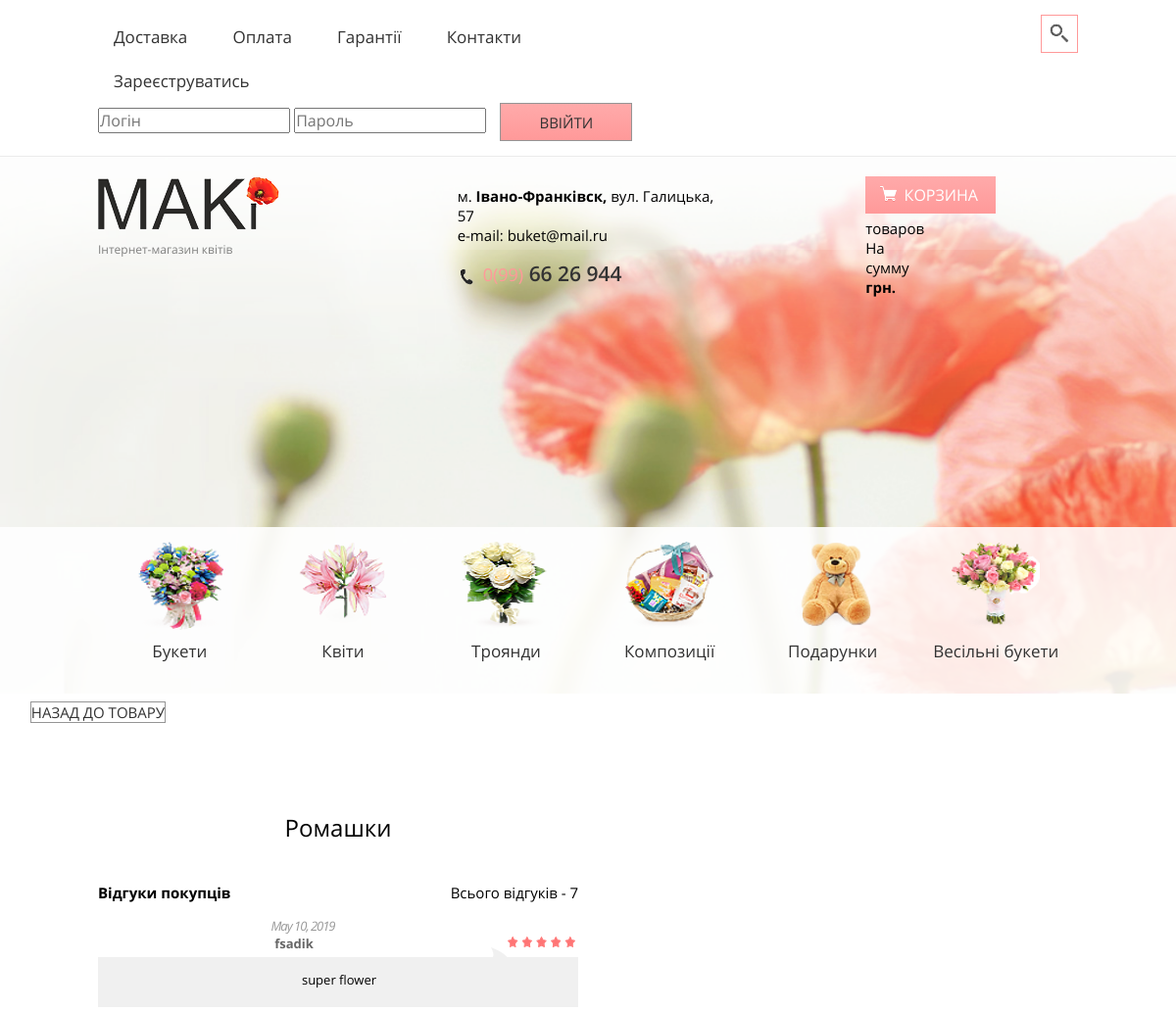
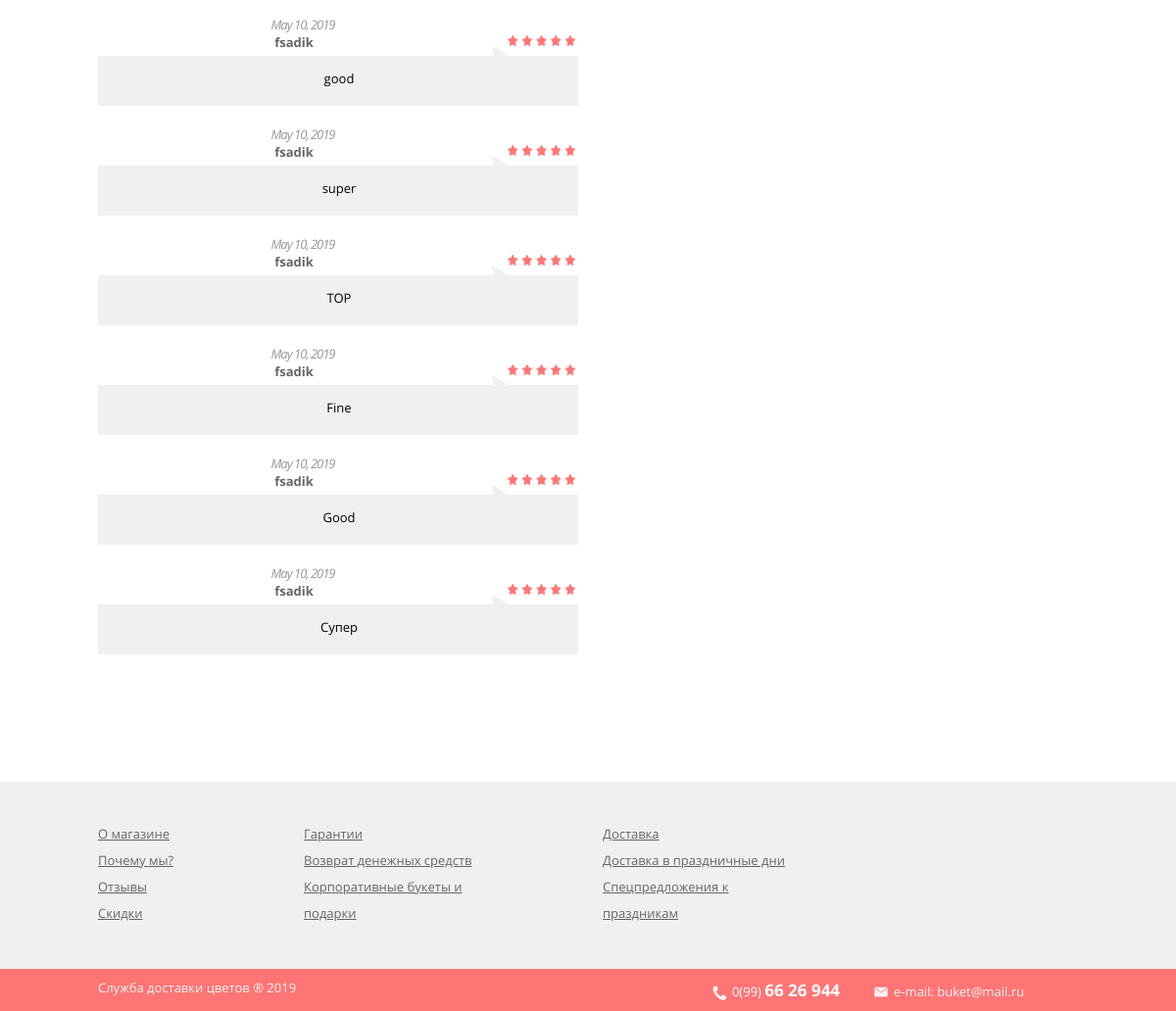
The app's page /allreviews/3 with its own data (2 pictures, top to bottom).
### My_Projects/shop/models.py (models this page shows, shortened)
class Good(models.Model):
    name = models.CharField(max_length=120, null=False, blank=False, help_text='назва товару')
    price = models.FloatField(blank=False, null=False, default=0, help_text='ціна товару')
    quantity = models.IntegerField(default=0, help_text="кількість доступних одиниць")
    description = models.CharField(max_length=500, help_text='описання товару')
    category = models.CharField(max_length=1, choices=(('b', 'bouket'), ('g', 'gift'), ('c', 'composition')),
                                default='b')
    good_item = models.CharField(max_length=11,
                                 choices=(('item_hit', 'item_hit'),
                                          ('item_action', 'item_action'),
                                          ('item_new', 'item_new'),
                                          ('', '')),
                                 default='', blank=True)
    img_content = models.ImageField(upload_to='static/content/', help_text='картинка для переліку', default='')
    img1 = models.ImageField(upload_to='static/img/', help_text='перша картинка для відображення')
    img2 = models.ImageField(upload_to='static/img/',
                             help_text='ще одна картинка для відображення', blank=True, null=True)
    img3 = models.ImageField(upload_to='static/img/',
                             help_text='картинка для відображення', blank=True, null=True)

class Reviews(models.Model):
    good = models.ForeignKey(Good, on_delete=models.CASCADE)
    user = models.ForeignKey(User, on_delete=models.CASCADE)
    text = models.CharField(max_length=250)
    rating = models.IntegerField(choices=((1, 1), (2, 2), (3, 3), (4, 4), (5, 5)), default=5)
    date = models.DateField(auto_now=True)
    class Meta:
        ordering = ['-date']

### My_Projects/shop/views.py (the view)
# urls.py: path('allreviews/<int:pk>', views.all_reviews, name="allreviews"),
def all_reviews(request, pk):
    context = {'good': Good.objects.get(id=pk),
               'top_reviews': Reviews.objects.filter(good_id=pk),
               'top_goods': Good.objects.all()}
    try:
        context['reviews'] = Reviews.objects.get(good_id=pk)
    except:
        pass
    return render(request, "shop/all_reviews.html", context)

### My_Projects/templates/shop/all_reviews.html (shortened to what this page needs)
{%extends 'shop/base.html' %}
{% load static %}
{% block content %}
    <div class="">
                                    <a style="margin-right: 1000px" class="btn_form" href="/{{ good.id }}">Назад до товару</a>
    </div>
    <div class="about">
        <div class="wrapper clearfix">
            <div class="col_pull">
                <div class="col_x2">
                    <div class="about__gallery">
                     <h2>{{ good.name }}</h2>
                    </div>
                    <div class="comments_md">
                        <div class="comments__top clearfix">
                            <span class="comments__title">Відгуки покупців</span>
                            <span class="comments__quantity">Всього відгуків - {{ top_reviews.all.count}}</span>
                        </div>
                        {% for review in top_reviews %}
                            <div class="comments__item">
                                <div class="comment__header clearfix">
                                    <div class="stars_recall rating_1x rating_2x rating_3x rating_4x rating_5x"></div>
                                    <p class="comment__date">{{ review.date }}</p>
                                    <p class="comment__name">{{ review.user.username }}</p>
                                </div>
                                <div class="comment__text">{{ review.text }}</div>
                            </div>
                        {% endfor %}
                    </div>
{%endblock%}

### records on screen
Good: name "Ромашки"
Reviews: date "May 10, 2019", user.username "fsadik", text "super flower"
Reviews: date "May 10, 2019", user.username "fsadik", text "good"
Reviews: date "May 10, 2019", user.username "fsadik", text "super"
Reviews: date "May 10, 2019", user.username "fsadik", text "TOP"
Reviews: date "May 10, 2019", user.username "fsadik", text "Fine"
Reviews: date "May 10, 2019", user.username "fsadik", text "Good"
Reviews: date "May 10, 2019", user.username "fsadik", text "Супер"

### other values on screen
{{ top_reviews.all.count }} "7"
